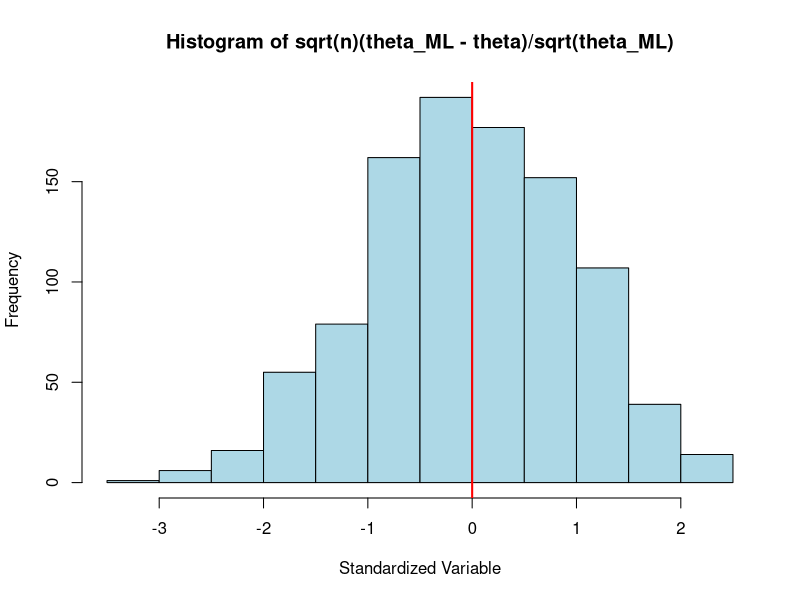
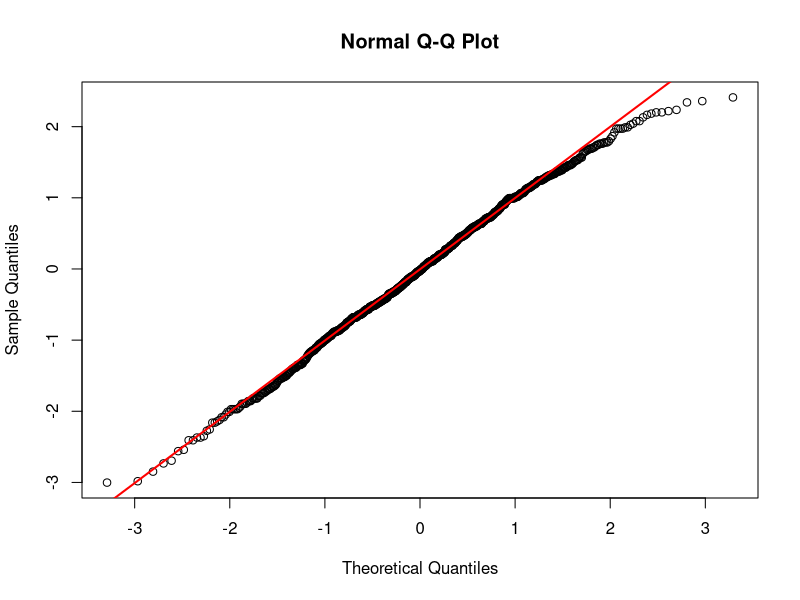

The R source for these figures, in order:
## ---- chunk 1
# Set parameters
theta_true <- 3
n <- 1000  # sample size
N_attempts <- 1000  # number of simulation attempts

# Function to calculate MLE for Poisson distribution
mle_poisson <- function(data) {
  mean(data)
}

# Initialize vector for results
results <- numeric(N_attempts)

# Simulate and calculate MLE multiple times
for (i in 1:N_attempts) {
  simulated_data <- rpois(n, lambda = theta_true)
  theta_ML <- mle_poisson(simulated_data)
  results[i] <- sqrt(n) * (theta_ML - theta_true)/sqrt(theta_ML)
}

# Plot histogram
hist(results, main = "Histogram of sqrt(n)(theta_ML - theta)/sqrt(theta_ML)", col = "lightblue", xlab = "Standardized Variable")
abline(v = 0, col = "red", lwd = 2)


## ---- chunk 2
# QQ-Plot against a standardized normal distribution
qqnorm(results)
qqline(results, col = "red", lwd = 2)
## ---- chunk 3
# Optional: Conduct a Shapiro-Wilk test for normality
shapiro.test(results)

